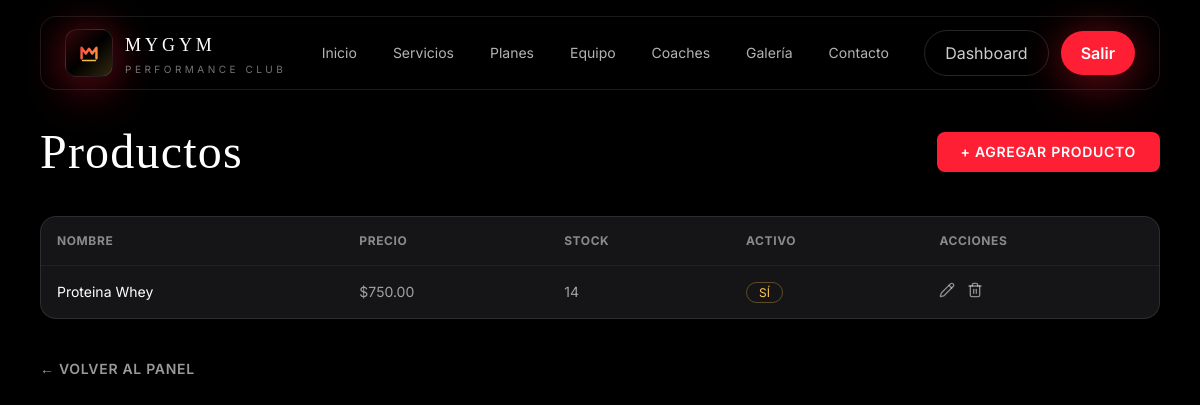
Page /administrador/productos/ (signed in) on the committed database.
### administrador/models.py (models this page shows, shortened)
class Producto(models.Model):
    nombre = models.CharField(max_length=100)
    imagen = models.ImageField(upload_to='productos/', blank=True, null=True)
    stock = models.PositiveIntegerField(default=0)
    precio = models.DecimalField(max_digits=8, decimal_places=2)
    activo = models.BooleanField(default=True)
    fecha_creacion = models.DateTimeField(auto_now_add=True)
    class Meta:
        verbose_name = 'Producto'
        verbose_name_plural = 'Productos'

### administrador/views.py (the view)
    @login_required
    def wrapper(request, *args, **kwargs):
        if request.user.rol not in ['administrador', 'recepcionista']:
            messages.error(request, 'No tienes permisos para esta acción.')
            return redirect('dashboard')
        return view_func(request, *args, **kwargs)

### administrador/views.py (called while the page is built)
def solo_admin_recepcion(view_func):
    @login_required
    def wrapper(request, *args, **kwargs):
        if request.user.rol not in ['administrador', 'recepcionista']:
            messages.error(request, 'No tienes permisos para esta acción.')
            return redirect('dashboard')
        return view_func(request, *args, **kwargs)
    return wrapper

@solo_admin_recepcion
def lista_productos(request):
    productos = Producto.objects.all().order_by('-fecha_creacion')
    return render(request, 'administrador/productos/lista.html', {'productos': productos})

### templates/administrador/productos/lista.html (shortened to what this page needs)
{% extends 'base.html' %}
{% block content %}
<section class="min-h-screen bg-gym-black pt-32 pb-20 px-6 sm:px-10">
  <div class="max-w-6xl mx-auto">
    <div class="reveal flex items-center justify-between flex-wrap gap-4 mb-10">
      <h1 class="font-display text-5xl text-white tracking-wide">Productos</h1>
      <a href="{% url 'administrador:agregar_producto' %}"
         class="bg-gym-red hover:bg-red-700 text-white font-semibold px-6 py-2.5 rounded-lg uppercase tracking-wider text-sm transition-all duration-200">
        + Agregar producto
      </a>
    </div>
    <div class="reveal bg-gym-surface border border-white/10 rounded-2xl overflow-hidden">
      <table class="w-full text-left text-sm">
        <thead class="bg-gym-surface-2 text-white/50 uppercase text-xs tracking-wider">
          <tr>
            <th class="p-4">Nombre</th>
            <th class="p-4">Precio</th>
            <th class="p-4">Stock</th>
            <th class="p-4">Activo</th>
            <th class="p-4">Acciones</th>
          </tr>
        </thead>
        <tbody>
          {% for producto in productos %}
          <tr class="border-t border-white/5">
            <td class="p-4 text-white">{{ producto.nombre }}</td>
            <td class="p-4 text-white/60">${{ producto.precio }}</td>
            <td class="p-4 {% if producto.stock == 0 %}text-gym-red{% else %}text-white/60{% endif %}">{{ producto.stock }}</td>
            <td class="p-4">
              <span class="text-xs {% if producto.activo %}text-gym-gold border-gym-gold/30{% else %}text-white/40 border-white/20{% endif %} border rounded-full px-3 py-0.5 uppercase">
                {% if producto.activo %}Sí{% else %}No{% endif %}
              </span>
            </td>
            <td class="p-4 flex gap-3">
              <a href="{% url 'administrador:editar_producto' producto.pk %}" class="text-white/50 hover:text-gym-gold" aria-label="Editar">
                <i data-lucide="pencil" class="w-4 h-4"></i>
              </a>
              <a href="{% url 'administrador:eliminar_producto' producto.pk %}" class="text-white/50 hover:text-gym-red" aria-label="Eliminar">
                <i data-lucide="trash-2" class="w-4 h-4"></i>
              </a>
            </td>
          </tr>
          {% empty %}
          <tr>
            <td colspan="5" class="p-8 text-center text-white/40">No hay productos registrados.</td>
          </tr>
          {% endfor %}
        </tbody>
      </table>
    </div>
    <a href="{% url 'administrador:inicio' %}" class="inline-block mt-10 text-sm font-semibold text-white/60 hover:text-gym-red uppercase tracking-wider">
      ← Volver al panel
    </a>
  </div>
</section>
{% endblock %}

### static/css/style.css (style rules this page uses)
html { scroll-behavior: smooth; }
body { background-color: #0b0b0c; }
.reveal { opacity: 0; transform: translateY(18px); transition: opacity .7s ease, transform .7s ease; }
.reveal.visible { opacity: 1; transform: translateY(0); }

### templates/base.html (style rules this page uses)
body { background-color: #0a0a0b; background-image: radial-gradient(circle at 15% 10%, rgba(255,31,53,0.08), transparent 35%), radial-gradient(circle at 85% 25%, rgba(255,201,77,0.06), transparent 30%), radial-gradient(circle at 50% 90%, rgba(255,31,53,0.05), transparent 40%); background-attachment: fixed; }

### rows in the picture
Producto: nombre "Proteina Whey", precio "750.00", stock "14", activo "SÍ"
